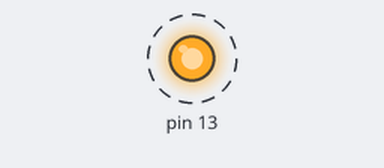
Bench run of a sketch on a simulated Arduino Uno, built with avr-gcc and run on an emulated ATmega328P. Parts: output pins drawn as LEDs (lit = HIGH). Dashed ring = blinking.

Above: at 0.5 s.
Timing chart, 0 to 4.6 s (numbered marks = the images above):
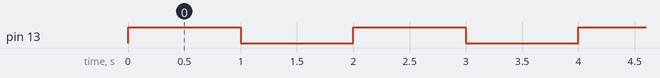

The sketch:

Rele_Prueba.ino
```cpp
void setup() {
  pinMode(13, OUTPUT);
  digitalWrite(13, LOW); // Apaga el pin 13

}

void loop() {
  digitalWrite(13, HIGH);
  delay(1000);
  digitalWrite(13, LOW);
  delay(1000);

}
```

Measured:
- by itself, pin 13: alternates HIGH for 1.0 s and LOW for 1.0 s
